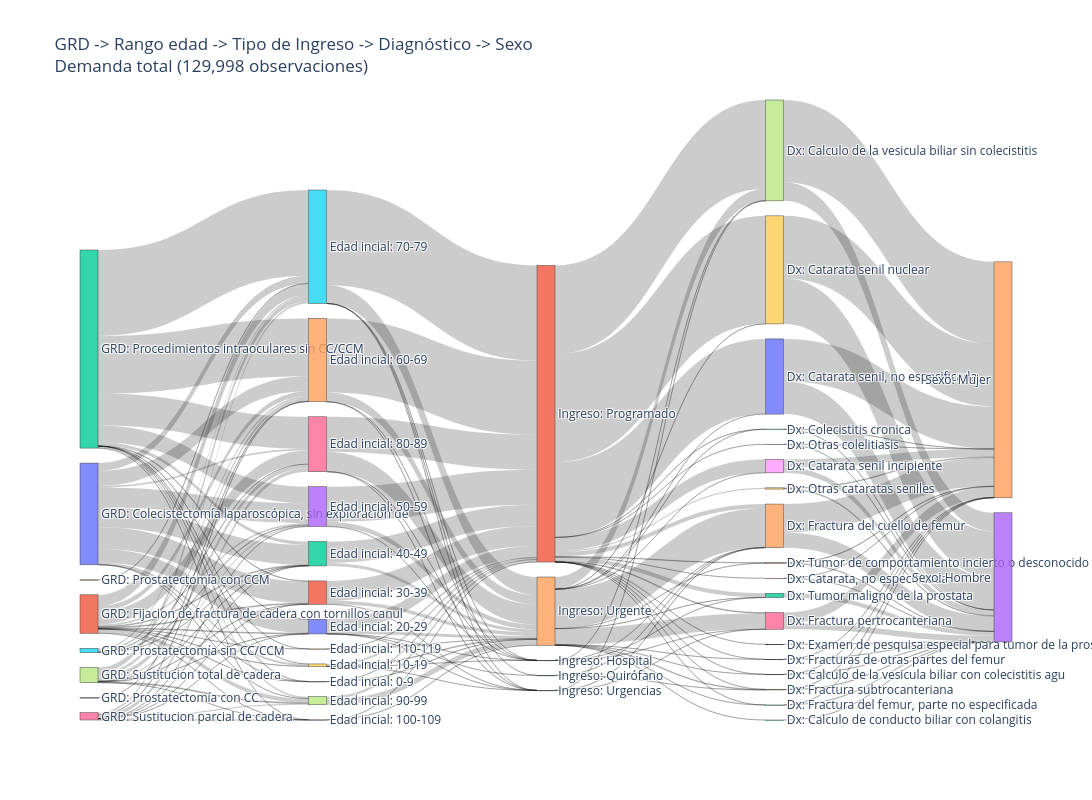

The cell this chart's notebook holds for it:
### Markdown cell above
## 9.3 Diagrama de Sankey: demanda total

Mismo diagrama de las secciones 9.1 y 9.2, ahora con **toda la demanda** (catarata, colecistectomía, prostatectomía y ortopedia) y una columna más al inicio, el **GRD**:

**GRD → grupo de edad → tipo de ingreso → diagnóstico principal → sexo**

Se conservan los **5 diagnósticos principales de cada GRD**, igual que en los diagramas por GRD, y la celda imprime qué porcentaje de las observaciones capturan. Los nombres de GRD y diagnóstico se truncan a 50 caracteres. La demanda de ortopedia usa el escenario clínico (`escenario_x`) como GRD, igual que en 9.2.

### Code cell
# Visualización de la demanda total
import plotly.graph_objects as go

# ---------------- Demanda total: CME + ortopedia con una columna común de GRD ----------------
columnas_sankey = ["grupo_edad", "cve_ingreso", "des_cie_principal", "sexo"]
demanda_sankey_cme = df_final[columnas_sankey].copy()
demanda_sankey_cme["grd_sankey"] = df_final["descripcion_grd"]
demanda_sankey_orto = df_final_orto[columnas_sankey].copy()
demanda_sankey_orto["grd_sankey"] = df_final_orto["escenario_x"]
demanda_total = pd.concat([demanda_sankey_cme, demanda_sankey_orto], ignore_index=True)

sexo="sexo"
ingreso="cve_ingreso"
diag="des_cie_principal"
edad="grupo_edad"
grd="grd_sankey"
rank=5

df_sankey=demanda_total.copy()
val_total_esp=len(df_sankey)


top_diag=(
    df_sankey #acotar procedimientos
    .groupby([grd,diag])
    .size()
    .reset_index(name="n")
    .sort_values([grd,"n"],ascending=[True,False]
                )
)

top_diag["rank_diag"]=(
    top_diag
    .groupby(grd)
    .cumcount()+1)

top_diag=top_diag.loc[top_diag["rank_diag"]<=rank]
print(f"Utilizando el top {rank} de diagnosticos de cada GRD se captura el {round(float(top_diag["n"].sum()/val_total_esp*100),2)} de la demanda total")
################################################################

#>fILTRO Y FLUJOS

################################################################

df_sankey=df_sankey.merge(
    top_diag[[grd,diag]],
    on=[grd,diag],
    how="inner"
)

df_sankey["grd_corto"]=(
    df_sankey[grd]
    .astype(str)
    .str.slice(0,50)
    .str.strip()
)

#GRD edad
flujo_0=(
    df_sankey
    .groupby(["grd_corto",edad],observed=True)
    .size()
    .reset_index(name="value")
)
flujo_0["source"]="GRD: "+ flujo_0["grd_corto"].astype(str)
flujo_0["target"]="Edad incial: "+ flujo_0[edad].astype(str)

#Edad proc
flujo_1=(
    df_sankey
    .groupby([edad,ingreso],observed=True)
    .size()
    .reset_index(name="value")
)
flujo_1["source"]="Edad incial: "+ flujo_1[edad].astype(str)
flujo_1["target"]="Ingreso: "+ flujo_1[ingreso].astype(str)


df_sankey["diag_corto"]=(
    df_sankey[diag]
    .astype(str)
    .str.slice(0,50)
    .str.strip()
)


#proc diag

flujo_2=(
    df_sankey
    .groupby([ingreso,"diag_corto"],observed=True)
    .size()
    .reset_index(name="value")
)
flujo_2["source"]="Ingreso: "+ flujo_2[ingreso].astype(str)
flujo_2["target"]="Dx: "+ flujo_2["diag_corto"].astype(str)

#diag edad

flujo_3=(
    df_sankey
    .groupby(["diag_corto", sexo],observed=True)
    .size()
    .reset_index(name="value")
)
flujo_3["source"]="Dx: "+ flujo_3["diag_corto"].astype(str)
flujo_3["target"]="Sexo: "+ flujo_3[sexo].astype(str)

links=pd.concat([
    flujo_0[["source","target", "value"]],
    flujo_1[["source","target", "value"]],
    flujo_2[["source","target", "value"]],
    flujo_3[["source","target", "value"]]
], ignore_index= True)


#Nodos

nodes=pd.Index(
    pd.concat(
        [links["source"], links["target"]]
    ).unique()
)
node_map={
    nombre:i
    for i, nombre in enumerate(nodes)
}

links["source_id"]=links["source"].map(node_map)

links["target_id"]=links["target"].map(node_map)
################################################################
#Grafica
################################################################

fig= go.Figure(
    go.Sankey(
        node=dict(
            label=nodes.tolist(),
            pad=15,
            thickness=18
        ),
        link=dict(
            source=links["source_id"],
            target=links["target_id"],
            value=links["value"]
        )
    )
)
fig.update_layout(
    title=f"GRD -> Rango edad -> Tipo de Ingreso -> Diagnóstico -> Sexo <br>Demanda total ({len(df_sankey):,} observaciones)",
    font_size=12,
    width=1400,
    height=800
)
guardar_plotly(fig, "09_3_sankey_demanda_total")
fig.show()

### Figure 1 — Plotly figure (JSON) as saved in the notebook; plotly's stock layout.template omitted (floating-point values rounded to 4 significant figures; data arrays with more than 128 entries replaced by an {"elided": "..."} marker saying what was removed)
{"data": [{"link": {"source": {"elided": "170 int values"}, "target": {"elided": "170 int values"}, "value": {"elided": "170 int values"}}, "node": {"label": ["GRD: Colecistectomía laparoscópica, sin exploración de", "GRD: Fijacion de fractura de cadera con tornillos canul", "GRD: Procedimientos intraoculares sin CC/CCM", "GRD: Prostatectomía con CC", "GRD: Prostatectomía con CCM", "GRD: Prostatectomía sin CC/CCM", "GRD: Sustitucion parcial de cadera", "GRD: Sustitucion total de cadera", "Edad incial: 0-9", "Edad incial: 10-19", "Edad incial: 20-29", "Edad incial: 30-39", "Edad incial: 40-49", "Edad incial: 50-59", "Edad incial: 60-69", "Edad incial: 70-79", "Edad incial: 80-89", "Edad incial: 90-99", "Edad incial: 100-109", "Edad incial: 110-119", "Ingreso: Hospital", "Ingreso: Programado", "Ingreso: Quirófano", "Ingreso: Urgencias", "Ingreso: Urgente", "Dx: Calculo de conducto biliar con colangitis", "Dx: Calculo de la vesicula biliar con colecistitis agu", "Dx: Calculo de la vesicula biliar sin colecistitis", "Dx: Catarata senil incipiente", "Dx: Catarata senil nuclear", "Dx: Catarata senil, no especificada", "Dx: Catarata, no especificada", "Dx: Colecistitis cronica", "Dx: Examen de pesquisa especial para tumor de la prost", "Dx: Fractura del cuello de femur", "Dx: Fractura del femur, parte no especificada", "Dx: Fractura pertrocanteriana", "Dx: Fractura subtrocanteriana", "Dx: Fracturas de otras partes del femur", "Dx: Otras cataratas seniles", "Dx: Otras colelitiasis", "Dx: Tumor de comportamiento incierto o desconocido del", "Dx: Tumor maligno de la prostata", "Sexo: Hombre", "Sexo: Mujer"], "pad": 15, "thickness": 18}, "type": "sankey"}], "layout": {"font": {"size": 12}, "height": 800, "title": {"text": "GRD -> Rango edad -> Tipo de Ingreso -> Diagnóstico -> Sexo <br>Demanda total (129,998 observaciones)"}, "width": 1400}}
